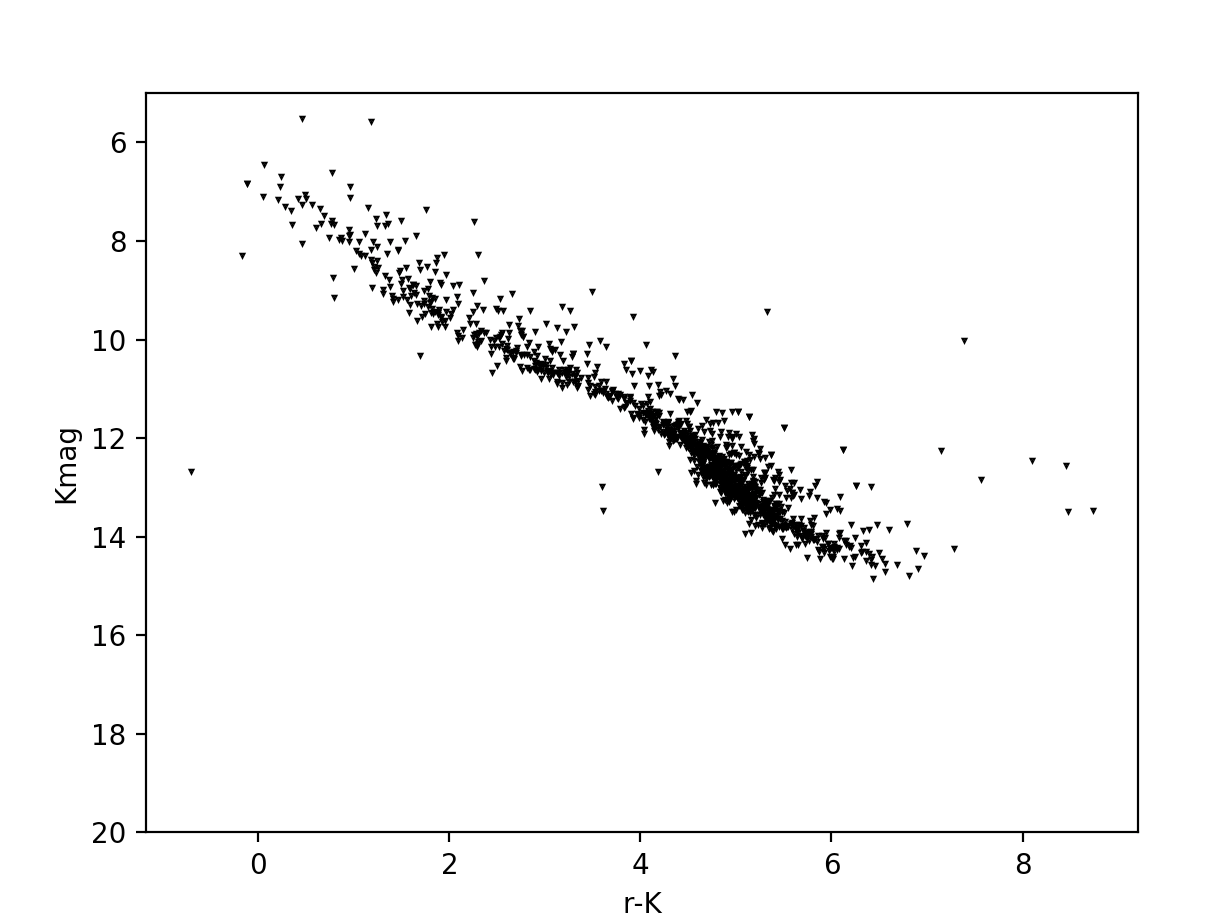

Python code for this plot:
import pandas as panda
import matplotlib.pyplot as plt

Pleiades = panda.read_csv("Pleiadesx2xPxG.csv")

Pleiades = Pleiades.dropna(axis=0, subset=['rmag'])

plt.plot(Pleiades[["r-K"]], Pleiades[["Kmag"]], marker = "v", markersize = 1, color = "black", linestyle = "none")

plt.ylabel("Kmag")
plt.xlabel("r-K")

plt.ylim(20, 5)
plt.show()
